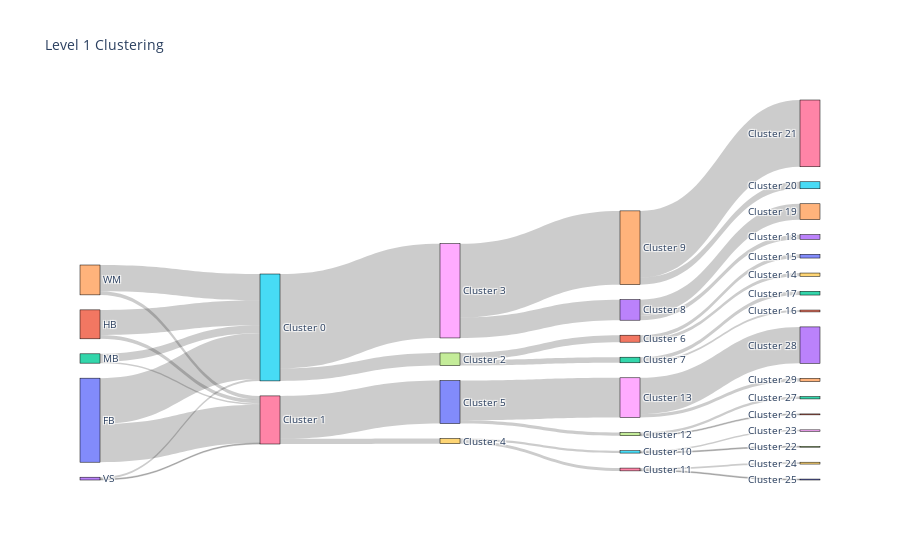

This figure's notebook cell:
### Code cell
level_1_clusters, encoded_labels = append_apriori_labels(meta.Level_1, cluster_labels)

source, target, value = count_groups(level_1_clusters)

fig = go.Figure(
    data=[
        go.Sankey(
            node=dict(
                pad=15,
                thickness=20,
                line=dict(color="black", width=0.5),
                label=encoded_labels
                + [f"Cluster {i}" for i in range(np.max(level_1_clusters))],
            ),
            link=dict(source=source, target=target, value=value),
        )
    ]
)

fig.update_layout(title_text="Level 1 Clustering", font_size=10)
fig.show(dpi=300, width=1000, height=600)

### Figure 1 — Plotly figure (JSON) as saved in the notebook; plotly's stock layout.template omitted (floating-point values rounded to 4 significant figures)
{"data": [{"link": {"source": [0, 0, 1, 1, 2, 2, 3, 3, 4, 4, 5, 5, 6, 6, 7, 7, 8, 8, 9, 9, 10, 10, 11, 11, 12, 12, 13, 13, 14, 14, 15, 15, 16, 16, 17, 17, 18, 18], "target": [5, 6, 5, 6, 5, 6, 5, 6, 5, 6, 7, 8, 9, 10, 11, 12, 13, 14, 15, 16, 17, 18, 19, 20, 21, 22, 23, 24, 25, 26, 27, 28, 29, 30, 31, 32, 33, 34], "value": [98, 82, 54, 8, 17, 3, 4, 2, 56, 8, 27, 202, 11, 92, 15, 12, 44, 158, 5, 6, 7, 85, 7, 8, 4, 8, 10, 34, 15, 143, 2, 3, 4, 2, 2, 5, 78, 7]}, "node": {"label": ["FB", "HB", "MB", "VS", "WM", "Cluster 0", "Cluster 1", "Cluster 2", "Cluster 3", "Cluster 4", "Cluster 5", "Cluster 6", "Cluster 7", "Cluster 8", "Cluster 9", "Cluster 10", "Cluster 11", "Cluster 12", "Cluster 13", "Cluster 14", "Cluster 15", "Cluster 16", "Cluster 17", "Cluster 18", "Cluster 19", "Cluster 20", "Cluster 21", "Cluster 22", "Cluster 23", "Cluster 24", "Cluster 25", "Cluster 26", "Cluster 27", "Cluster 28", "Cluster 29", "Cluster 30", "Cluster 31", "Cluster 32", "Cluster 33"], "line": {"color": "black", "width": 0.5}, "pad": 15, "thickness": 20}, "type": "sankey"}], "layout": {"autosize": true, "font": {"size": 10}, "title": {"text": "Level 1 Clustering"}}}
